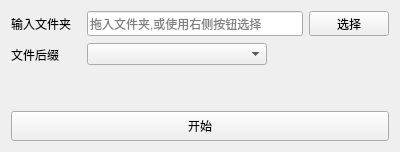
<?xml version="1.0" encoding="UTF-8"?>
<ui version="4.0">
 <class>Form</class>
 <widget class="QWidget" name="Form">
  <property name="geometry">
   <rect>
    <x>0</x>
    <y>0</y>
    <width>400</width>
    <height>152</height>
   </rect>
  </property>
  <property name="windowTitle">
   <string>ReNameX</string>
  </property>
  <layout class="QVBoxLayout" name="verticalLayout">
   <item>
    <layout class="QHBoxLayout" name="horizontalLayout">
     <item alignment="Qt::AlignVCenter">
      <widget class="QLabel" name="label">
       <property name="minimumSize">
        <size>
         <width>70</width>
         <height>25</height>
        </size>
       </property>
       <property name="text">
        <string>输入文件夹</string>
       </property>
      </widget>
     </item>
     <item alignment="Qt::AlignVCenter">
      <widget class="QLineEdit" name="lineEdit">
       <property name="minimumSize">
        <size>
         <width>0</width>
         <height>25</height>
        </size>
       </property>
       <property name="inputMask">
        <string/>
       </property>
       <property name="text">
        <string/>
       </property>
       <property name="placeholderText">
        <string>拖入文件夹,或使用右侧按钮选择</string>
       </property>
      </widget>
     </item>
     <item alignment="Qt::AlignVCenter">
      <widget class="QPushButton" name="pushButton">
       <property name="minimumSize">
        <size>
         <width>0</width>
         <height>25</height>
        </size>
       </property>
       <property name="text">
        <string>选择</string>
       </property>
      </widget>
     </item>
    </layout>
   </item>
   <item>
    <layout class="QHBoxLayout" name="horizontalLayout_2">
     <item alignment="Qt::AlignVCenter">
      <widget class="QLabel" name="label_3">
       <property name="minimumSize">
        <size>
         <width>70</width>
         <height>25</height>
        </size>
       </property>
       <property name="text">
        <string>文件后缀</string>
       </property>
      </widget>
     </item>
     <item>
      <widget class="QComboBox" name="comboBox">
       <property name="minimumSize">
        <size>
         <width>180</width>
         <height>0</height>
        </size>
       </property>
      </widget>
     </item>
     <item>
      <spacer name="horizontalSpacer_2">
       <property name="orientation">
        <enum>Qt::Horizontal</enum>
       </property>
       <property name="sizeHint" stdset="0">
        <size>
         <width>40</width>
         <height>20</height>
        </size>
       </property>
      </spacer>
     </item>
    </layout>
   </item>
   <item>
    <spacer name="verticalSpacer">
     <property name="orientation">
      <enum>Qt::Vertical</enum>
     </property>
     <property name="sizeHint" stdset="0">
      <size>
       <width>20</width>
       <height>40</height>
      </size>
     </property>
    </spacer>
   </item>
   <item>
    <widget class="QPushButton" name="pushButton_2">
     <property name="minimumSize">
      <size>
       <width>0</width>
       <height>30</height>
      </size>
     </property>
     <property name="text">
      <string>开始</string>
     </property>
    </widget>
   </item>
  </layout>
 </widget>
 <resources/>
 <connections/>
</ui>
